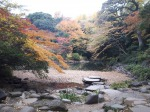
#> input picture web_application/img/original/s_original.jpg, 150 x 112 px
$ python color_enhance.py
#> lines starting #> are read from the running program, lines starting #| are printed output that depends on the picture
import numpy as np
import PIL.Image
from PIL import ImageEnhance

def color_enhance(input_file, output_dir, image_params):
#> called with input_file = '../img/original/s_original.jpg', output_dir = '../img/slider/', image_params = array of shape (30, 3)
    orig_img = PIL.Image.open(input_file)
#> orig_img is the input picture: PIL image 150x112 RGB; mean R, G, B 128.2, 123.3, 121
    for i,j in enumerate(image_params):
        # 彩度を変える
        saturation_converter = ImageEnhance.Color(orig_img)
        img = saturation_converter.enhance(j[0])

        # コントラストを変える
        contrast_converter = ImageEnhance.Contrast(img)
        img = contrast_converter.enhance(j[1])

        # 明度を変える
        brightness_converter = ImageEnhance.Brightness(img)
        img = brightness_converter.enhance(j[2])

        # シャープネスを変える
        #sharpness_converter = ImageEnhance.Sharpness(img)
        #img = sharpness_converter.enhance(l[2])

        #　画像を保存
        img.save(output_dir+str(i)+".jpg")
#> this loop made 30 passes
#> pass 1, in color_enhance, `img = saturation_converter.enhance(j[0])`:
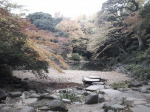
#> img: PIL image 150x112 RGB; mean R, G, B 126.1, 123.7, 122.5
#> pass 1, in color_enhance, `img = contrast_converter.enhance(j[1])`:
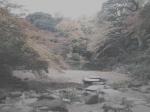
#> img: PIL image 150x112 RGB; mean R, G, B 124.8, 123.6, 123
#> pass 1, in color_enhance, `img = brightness_converter.enhance(j[2])`:
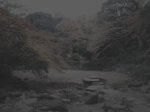
#> img: PIL image 150x112 RGB; mean R, G, B 62.1, 61.5, 61.2
#> after the loop:
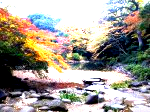
#> img: PIL image 150x112 RGB; mean R, G, B 160.4, 154.5, 145.8

if __name__ == '__main__':
    image_params = np.tile(np.linspace(0.5,1.5,30), (3,1)).T
    color_enhance("../img/original/s_original.jpg", "../img/slider/", image_params)
